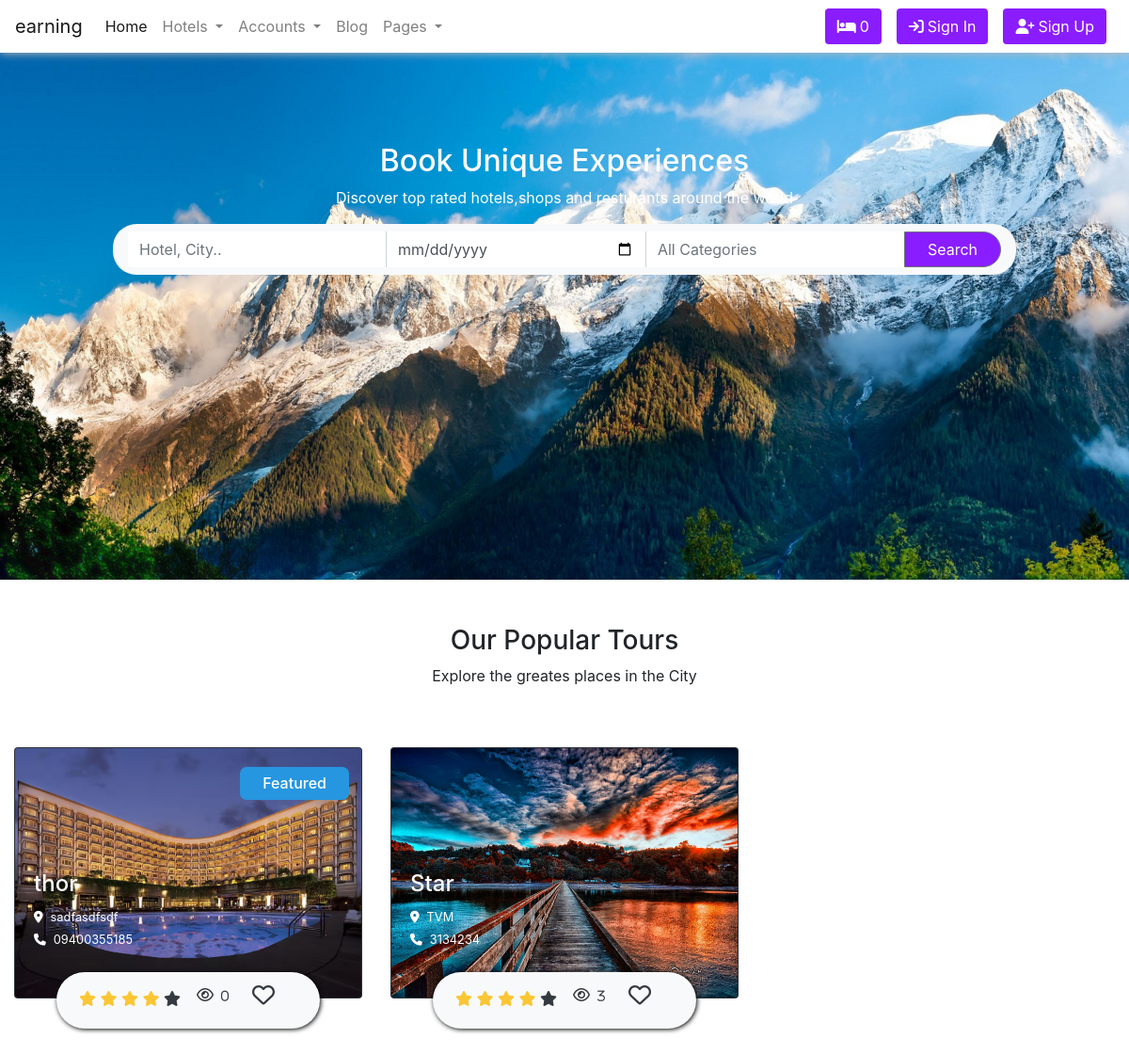
The app's page /, older data.
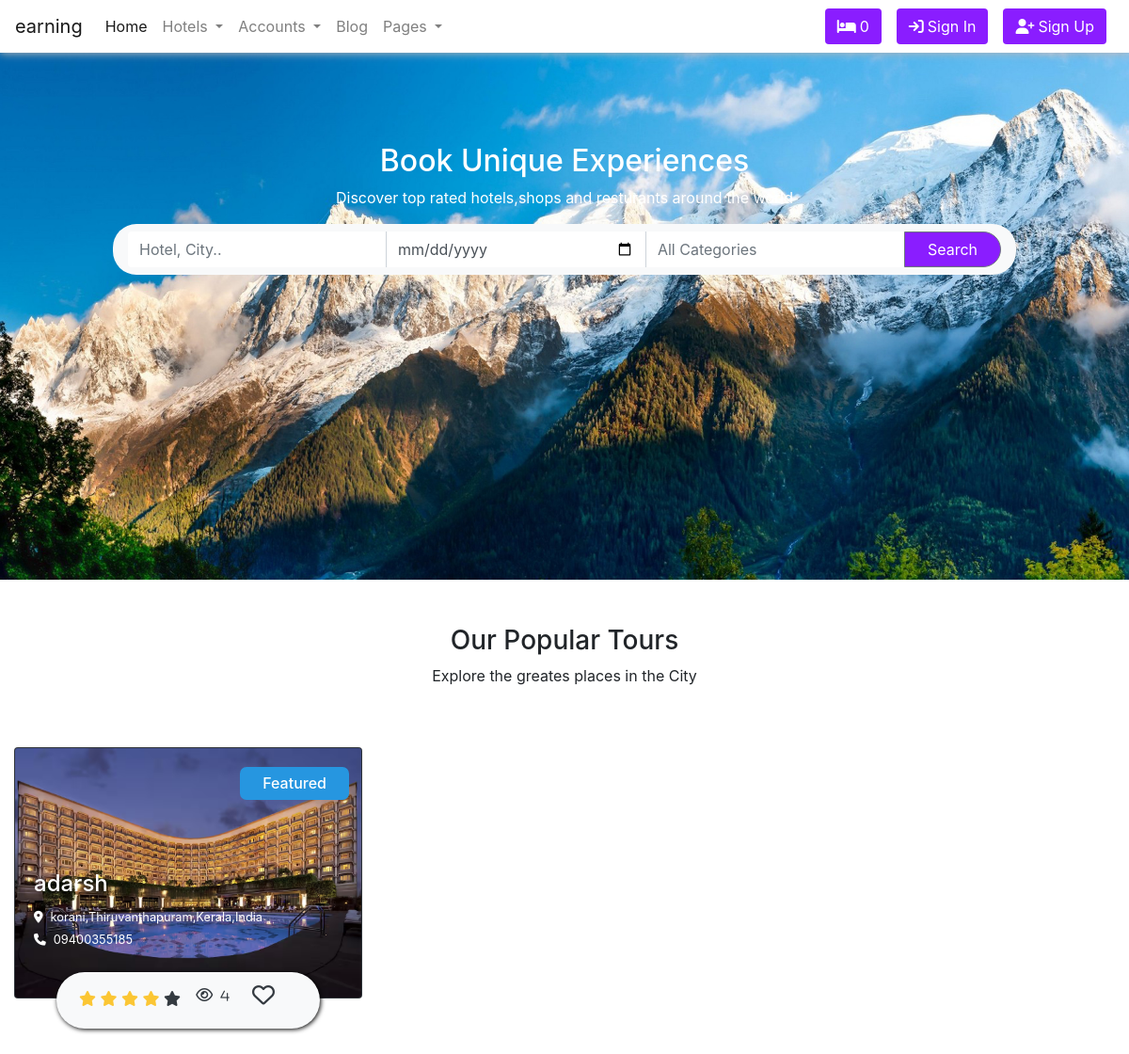
The same page, newer data.
### hotel/models.py (models this page shows, shortened)
class Hotel(models.Model):
    user = models.ForeignKey(User,on_delete=models.SET_NULL,null=True)
    name = models.CharField(max_length=100)
    description = CKEditor5Field(null=True,blank=True, config_name='extends')
    image = models.FileField(upload_to='hotel_galley')
    address = models.CharField(max_length=200)
    mobile = models.CharField(max_length=50)
    email = models.EmailField(max_length=110)
    status = models.CharField(max_length=20,choices=HOTEL_STATUS ,default='Live')
    tag=TaggableManager(blank=True)
    views=models.IntegerField(default=0)
    featured=models.BooleanField(default=False)
    hid = ShortUUIDField(unique=True, length=10, max_length=20, alphabet='abcdefghijklmnopqrstuvwxyz')
    slug= models.SlugField(unique=True)
    date= models.DateTimeField(auto_now_add=True)

### hotel/views.py (the view)
# urls.py: path('',views.index,name='index'),
def index(request):
    hotels=Hotel.objects.filter(status='Live')
    context={
        'hotels':hotels
    }
    return render(request,'hotel/hotel.html',context)

### templates/hotel/hotel.html
{% load static %} {% include "base/base.html" %} {% block content %}
<section>
  <div class="backImg text-center text-white pt-5">
    <h2 class="mt-5">Book Unique Experiences</h2>
    <p>Discover top rated hotels,shops and resturants around the world</p>
    <div class="bg-light fm-group">
      <div class="input-group px-3">
        <input
          type="text"
          placeholder="Hotel, City.."
          class="form-control border-0 mt-2"
        />
        <input
          type="date"
          placeholder="Select Booking Date"
          class="form-control border-bottom-0 border-top-0 mt-2"
        />
        <input
          type="text"
          placeholder="All Categories"
          class="form-control mt-2 border-bottom-0 border-top-0 border-right-0"
        />
        <button class="btn btn-outline-secondary n_btn px-4 my-2" type="button">
          Search
        </button>
      </div>
    </div>
  </div>
</section>
<section>
  <div class="text-center pt-5">
    <h3>Our Popular Tours</h3>
    <p>Explore the greates places in the City</p>
    <div class="container-fluid mb-5">
      <div class="row">
        {% for hotel in hotels %}
        <div class="col-md-6 col-lg-6 col-xl-4 my-5">
          <a href="{% url 'hotel_detail' hotel.slug  %}">
          <div class="card bg-dark text-white">
            <img class="card-img" src="{{hotel.image.url}}"
            alt="Card image">
            <div class="card-img-overlay">
              {% if hotel.featured == True %}
              <div style="position: absolute; left: 65%; "><h6 class="tags p-2 px-4">Featured</h6></div>
              {% endif %}
              <div class="card-data text-left">
                <h4>{{hotel.name}}</h4>
                <small
                  ><i class="fa-solid fa-location-dot pr-2"></i>{{hotel.address}} </small
                ><br />
                <small><i class="fa-solid fa-phone pr-2"></i>{{hotel.mobile}}</small>
              </div>
              <div class="bg-light text-dark mt-3 pt-3 mx-4 bottom-card">
                <div class="d-flex justify-content-between">
                  <div class="ratings pl-4 pr-0">
                    <i class="fa fa-star rating-color"></i>
                    <i class="fa fa-star rating-color"></i>
                    <i class="fa fa-star rating-color"></i>
                    <i class="fa fa-star rating-color"></i>
                    <i class="fa fa-star"></i>
                  </div><i class="fa-regular fa-eye"><small class="p-2">{{hotel.views}}</small></i>
                  <i class="fa-regular fa-heart pr-5 fa-xl pt-2"></i>
                </div>
              </div>
            </div>
          </div>
         </a>
        </div>
        {% endfor %}
      </div>
    </div>
  </div>
</section>
{% endblock content %}

### templates/base/base.html (shortened to what this page needs)
{% load static %}
<!DOCTYPE html>
<html lang="en">
<head>
    <link rel="stylesheet" href="https://cdn.jsdelivr.net/npm/bootstrap@4.3.1/dist/css/bootstrap.min.css">
    <link rel="stylesheet" href="https://cdn.jsdelivr.net/npm/bootstrap@4.0.0/dist/css/bootstrap.min.css">
    <link href="https://cdn.jsdelivr.net/npm/bootstrap@5.3.0/dist/css/bootstrap.min.css" rel="stylesheet">
    <link href="https://stackpath.bootstrapcdn.com/bootstrap/4.4.1/css/bootstrap.min.css" rel="stylesheet" />
<link href="https://stackpath.bootstrapcdn.com/font-awesome/4.7.0/css/font-awesome.min.css" rel="stylesheet" />
    <link rel="stylesheet" href="{% static "css/style.css" %}">
</head>
<body>
    <nav class="navbar navbar-expand-md navbar-light">
        <a class="navbar-brand" href="#">earning</a>
        <div class="collapse navbar-collapse" id="navbarSupportedContent">
          <ul class="navbar-nav mr-auto">
            <li class="nav-item active">
              <a class="nav-link" href="#">Home <span class="sr-only">(current)</span></a>
            </li>
            <li class="nav-item dropdown">
              <a class="nav-link dropdown-toggle" href="#" id="navbarDropdown" role="button" data-toggle="dropdown" aria-haspopup="true" aria-expanded="false">
                Hotels
              </a>
            </li>
            <li class="nav-item dropdown">
                <a class="nav-link dropdown-toggle" href="#" id="navbarDropdown" role="button" data-toggle="dropdown" aria-haspopup="true" aria-expanded="false">
                  Accounts
                </a>
              </li>
            <li class="nav-item">
              <a class="nav-link" href="#">Blog</a>
            </li>
            <li class="nav-item dropdown">
                <a class="nav-link dropdown-toggle" href="#" id="navbarDropdown" role="button" data-toggle="dropdown" aria-haspopup="true" aria-expanded="false">
                  Pages
                </a>
              </li>
          </ul>
            <button class="nav_btn btn mx-2  mx-0 my-sm-0" type="submit"><i class="fa-solid fa-bed pr-1" style="color: #ffffff;"></i>0</button>
          {% if request.user.is_authenticated %}
            <a href="{% url "sign-in" %}" class="nav_btn btn mx-2  my-2 my-sm-0" type="submit">
              {% comment %} <i class="fa-solid fa-arrow-right-to-bracket pr-1" style="color: #ffffff;"></i> {% endcomment %}
              Dashboard</a>
            <a href="{% url "logOut" %}" class="nav_btn btn mx-2  my-2 my-sm-0" type="submit"><i class="fa-solid fa-power-off pr-1"></i>Sign Out</a>
          {% else %}
          <a href="{% url "sign-in" %}" class="nav_btn btn mx-2  my-2 my-sm-0" type="submit"><i class="fa-solid fa-arrow-right-to-bracket pr-1" style="color: #ffffff;"></i>Sign In</a>
          <a href="{% url "sign-up" %}" class="nav_btn btn mx-2  my-2 my-sm-0" type="submit"><i class="fa-solid fa-user-plus pr-1" style="color: #ffffff;"></i>Sign Up</a>
{% endif %}
        </div>
      </nav>
</body>
</html>

### static/css/style.css (style rules this page uses)
nav { box-shadow: 0px 1px 9px #b7b6b9; border-bottom: 0px solid rgb(161, 158, 158); }
.nav-link { color: black; }
.backImg { background-image: url("/static/imgs/frImg.jpg"); background-position: center; background-size: cover; height: 560px; }
.n_btn { background-color: #8A1DFF; color: white; border-radius: 20px; }
.fm-group { margin-left: 10%; margin-right: 10%; border-radius: 25px; }
.card-img { height: 265px; }
.card-data { margin-top: 110px; height: 92px; }
.bottom-card { border-radius: 50px; height: 60px; box-shadow: 1px 1px 5px black; position: relative; position-anchor: 3px; }
.rating-color { color: #fbc634 !important; }
.nav_btn { background-color: #8A1DFF !important; color: white !important; }
.tags { background-color: #2696e0; color: white; border-radius: 7px; }

Row changes from the older to the newer data that the page shows:
removed Hotel: image (picture), name "Star", address "TVM", mobile "3134234", views "3"
changed Hotel: name "thor" → "adarsh"; address "sadfasdfsdf" → "korani,Thiruvanthapuram,Kerala,India"; views "0" → "4"
